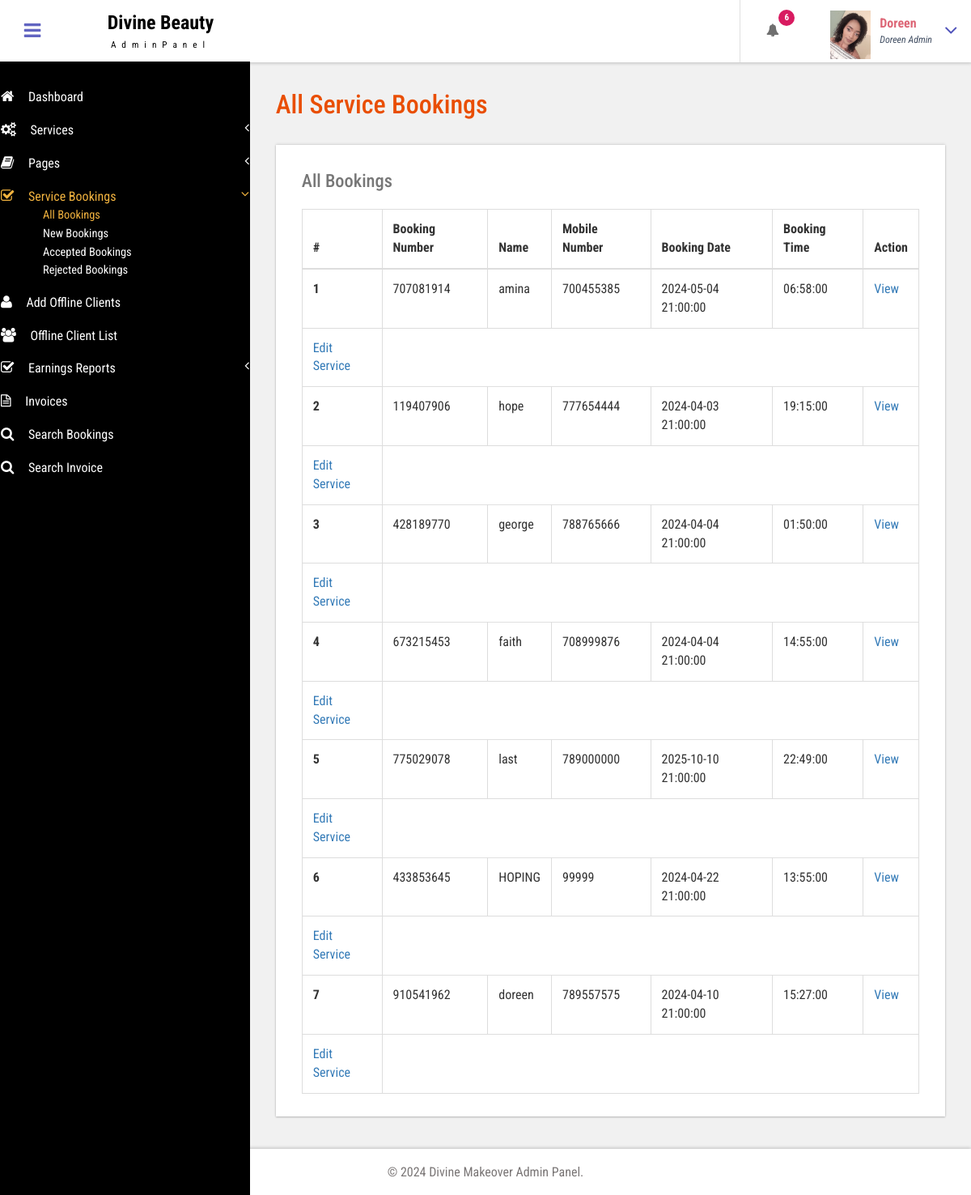
Page /admin/all-appointment.php (signed in) on the committed database.
### tables this page shows
CREATE TABLE `tblappointment` (
  `ID` int(10) NOT NULL,
  `AptNumber` varchar(80) DEFAULT NULL,
  `Name` varchar(120) DEFAULT NULL,
  `Email` varchar(120) DEFAULT NULL,
  `PhoneNumber` bigint(11) DEFAULT NULL,
  `AptDate` timestamp NULL DEFAULT current_timestamp(),
  `AptTime` time DEFAULT NULL,
  `Services` varchar(120) DEFAULT NULL,
  `ApplyDate` timestamp NULL DEFAULT current_timestamp(),
  `Remark` varchar(250) NOT NULL,
  `Status` varchar(50) NOT NULL,
  `RemarkDate` timestamp NOT NULL DEFAULT current_timestamp() ON UPDATE current_timestamp()
);

### admin/all-appointment.php (the view, shortened to what this page needs)
<?php
include('includes/dbconnection.php');
if (strlen($_SESSION['bpmsaid']==0)) {
  header('location:logout.php');
  } else{
  ?>
<!DOCTYPE HTML>
<html>
<head>
<link href="css/bootstrap.css" rel='stylesheet' type='text/css' />
<link href="css/style.css" rel='stylesheet' type='text/css' />
<link href="css/font-awesome.css" rel="stylesheet">
<link href="css/animate.css" rel="stylesheet" type="text/css" media="all">
<link href="css/custom.css" rel="stylesheet">
</head>
<body class="cbp-spmenu-push">
	<div class="main-content">
		 <?php include_once('includes/sidebar.php');?>
		 <?php include_once('includes/header.php');?>
		<div id="page-wrapper">
			<div class="main-page">
				<div class="tables">
					<h3 class="title1">All Service Bookings</h3>
					<div class="table-responsive bs-example widget-shadow">
						<h4>All Bookings</h4>
						<table class="table table-bordered"> <thead> <tr> <th>#</th> <th>Booking Number</th> <th>Name</th><th>Mobile Number</th> <th>Booking Date</th><th>Booking Time</th><th>Action</th> </tr> </thead> <tbody>
<?php
$ret=mysqli_query($con,"select *from  tblappointment");
$cnt=1;
while ($row=mysqli_fetch_array($ret)) {
?>
						 <tr> <th scope="row"><?php echo $cnt;?></th> <td><?php  echo $row['AptNumber'];?></td> <td><?php  echo $row['Name'];?></td><td><?php  echo $row['PhoneNumber'];?></td><td><?php  echo $row['AptDate'];?></td> <td><?php  echo $row['AptTime'];?></td> <td><a href="view-appointment.php?viewid=<?php echo $row['ID'];?>">View</a></td> </tr>
						 <td><a href="hope.php?viewid=<?php echo $row['ID'];?>">Edit Service</a></td>   <?php
$cnt=$cnt+1;
}?></tbody> </table>
					</div>
				</div>
			</div>
		</div>
		 <?php include_once('includes/footer.php');?>
	</div>
</body>
</html>
<?php }  ?>

### admin/includes/sidebar.php (shortened to what this page needs)
<div class=" sidebar" role="navigation">
          <div class="navbar-collapse">
      <nav class="cbp-spmenu cbp-spmenu-vertical cbp-spmenu-left" id="cbp-spmenu-s1">
        <ul class="nav" id="side-menu">
          <li>
            <a href="dashboard.php"><i class="fa fa-home nav_icon"></i>Dashboard</a>
          </li>
          <li>
            <a href="add-services.php"><i class="fa fa-cogs nav_icon"></i>Services<span class="fa arrow"></span> </a>
          </li>
          <li class="">
            <a href="about-us.php"><i class="fa fa-book nav_icon"></i>Pages <span class="fa arrow"></span></a>
          </li>
          <li>
            <a href="all-appointment.php"><i class="fa fa-check-square-o nav_icon"></i>Service Bookings<span class="fa arrow"></span></a>
            <ul class="nav nav-second-level collapse">
              <li>
                <a href="all-appointment.php">All Bookings</a>
              </li>
              <li>
                <a href="new-appointment.php">New Bookings</a>
              </li>
              <li>
                <a href="accepted-appointment.php">Accepted Bookings</a>
              </li>
              <li>
                <a href="rejected-appointment.php">Rejected Bookings</a>
              </li>
            </ul>
          </li>
          <li>
            <a href="add-customer.php" class="chart-nav"><i class="fa fa-user nav_icon"></i>Add Offline Clients</a>
          </li>
           <li>
            <a href="customer-list.php" class="chart-nav"><i class="fa fa-users nav_icon"></i>Offline Client List</a>
          </li>
            <li>
            <a href="#"><i class="fa fa-check-square-o nav_icon"></i>Earnings Reports<span class="fa arrow"></span></a>
          </li>
  <li>
            <a href="invoices.php" class="chart-nav"><i class="fa fa-file-text-o nav_icon"></i>Invoices</a>
          </li>
          <li>
            <a href="search-appointment.php" class="chart-nav"><i class="fa fa-search nav_icon"></i>Search Bookings</a>
          </li>
          <li>
            <a href="search-invoices.php" class="chart-nav"><i class="fa fa-search nav_icon"></i>Search Invoice</a>
          </li>
        </ul>
      </nav>
    </div>
  </div>

### admin/includes/header.php (shortened to what this page needs)
<div class="sticky-header header-section ">
      <div class="header-left">
        <button id="showLeftPush"><i class="fa fa-bars"></i></button>
        <div class="logo">
          <a href="index.html">
            <h1>Divine Beauty</h1>
            <span>AdminPanel</span>
          </a>
        </div>
      </div>
      <div class="header-right">
        <div class="profile_details_left">
          <ul class="nofitications-dropdown">
            <?php
$ret1=mysqli_query($con,"select ID,Name from  tblappointment where Status=''");
$num=mysqli_num_rows($ret1);
?>
            <li class="dropdown head-dpdn">
              <a href="#" class="dropdown-toggle" data-toggle="dropdown" aria-expanded="false"><i class="fa fa-bell"></i><span class="badge blue"><?php echo $num;?></span></a>
            </li>
          </ul>
          <div class="clearfix"> </div>
        </div>
        <div class="profile_details">
        <?php
$adid=$_SESSION['bpmsaid'];
$ret=mysqli_query($con,"select AdminName from tbladmin where ID='$adid'");
$row=mysqli_fetch_array($ret);
$name=$row['AdminName'];
?>
          <ul>
            <li class="dropdown profile_details_drop">
              <a href="#" class="dropdown-toggle" data-toggle="dropdown" aria-expanded="false">
                <div class="profile_img">
                  <span class="prfil-img"><img src="images/new1.jpg" alt="" width="50" height="60"> </span>
                  <div class="user-name">
                    <p><?php echo $name; ?></p>
                    <span>Doreen Admin</span>
                  </div>
                  <i class="fa fa-angle-down lnr"></i>
                  <div class="clearfix"></div>
                </div>
              </a>
            </li>
          </ul>
        </div>
      </div>
      <div class="clearfix"> </div>
    </div>

### admin/includes/footer.php
<div class="footer">
   <p>&copy; 2024 Divine Makeover Admin Panel.</p>
</div>

### admin/css/custom.css (style rules this page uses)
#page-wrapper { padding:7em 2em 2.5em; background-color: #F1F1F1; }
.sidebar .arrow { float: right; }
.sidebar .fa.arrow:before { content: "\f104"; }
.sidebar .active>a>.fa.arrow:before { content: "\f107"; }
.sidebar .nav-second-level li, .sidebar .nav-third-level li { border-bottom: 0!important; margin-bottom: 0; }
.sidebar .nav-second-level li a { padding-left: 53px; font-size: .9em; }

### rows in the picture
tblappointment: AptNumber "707081914", Name "amina", PhoneNumber "700455385", AptDate "2024-05-04 21:00:00", AptTime "06:58:00"
tblappointment: AptNumber "119407906", Name "hope", PhoneNumber "777654444", AptDate "2024-04-03 21:00:00", AptTime "19:15:00"
tblappointment: AptNumber "428189770", Name "george", PhoneNumber "788765666", AptDate "2024-04-04 21:00:00", AptTime "01:50:00"
tblappointment: AptNumber "673215453", Name "faith", PhoneNumber "708999876", AptDate "2024-04-04 21:00:00", AptTime "14:55:00"
tblappointment: AptNumber "775029078", Name "last", PhoneNumber "789000000", AptDate "2025-10-10 21:00:00", AptTime "22:49:00"
tblappointment: AptNumber "433853645", Name "HOPING", PhoneNumber "99999", AptDate "2024-04-22 21:00:00", AptTime "13:55:00"
tblappointment: AptNumber "910541962", Name "doreen", PhoneNumber "789557575", AptDate "2024-04-10 21:00:00", AptTime "15:27:00"

### other values in the picture
$num "6"
$name "Doreen"
